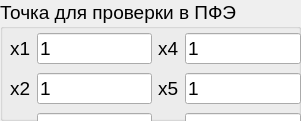
  <widget class="QGroupBox" name="groupBox_4">
   <property name="geometry">
    <rect>
     <x>1220</x>
     <y>100</y>
     <width>301</width>
     <height>121</height>
    </rect>
   </property>
   <property name="font">
    <font>
     <family>Helvetica</family>
     <pointsize>14</pointsize>
    </font>
   </property>
   <property name="title">
    <string>Точка для проверки в ПФЭ</string>
   </property>
   <widget class="QWidget" name="gridLayoutWidget_5">
    <property name="geometry">
     <rect>
      <x>10</x>
      <y>30</y>
      <width>291</width>
      <height>119</height>
     </rect>
    </property>
    <property name="font">
     <font>
      <family>Helvetica</family>
     </font>
    </property>
    <layout class="QGridLayout" name="gridLayout_8">
     <item row="2" column="2">
      <widget class="QLineEdit" name="line_edit_x3_full">
       <property name="font">
        <font>
         <family>Helvetica</family>
         <pointsize>14</pointsize>
        </font>
       </property>
       <property name="text">
        <string>1</string>
       </property>
      </widget>
     </item>
     <item row="1" column="0">
      <widget class="QLabel" name="label_a_7">
       <property name="font">
        <font>
         <family>Helvetica</family>
         <pointsize>14</pointsize>
        </font>
       </property>
       <property name="text">
        <string notr="true">x2</string>
       </property>
      </widget>
     </item>
     <item row="1" column="2">
      <widget class="QLineEdit" name="line_edit_x2_full">
       <property name="font">
        <font>
         <family>Helvetica</family>
         <pointsize>14</pointsize>
        </font>
       </property>
       <property name="text">
        <string>1</string>
       </property>
      </widget>
     </item>
     <item row="0" column="2">
      <widget class="QLineEdit" name="line_edit_x1_full">
       <property name="font">
        <font>
         <family>Helvetica</family>
         <pointsize>14</pointsize>
        </font>
       </property>
       <property name="text">
        <string>1</string>
       </property>
      </widget>
     </item>
     <item row="2" column="0">
      <widget class="QLabel" name="label_a_12">
       <property name="font">
        <font>
         <family>Helvetica</family>
         <pointsize>14</pointsize>
        </font>
       </property>
       <property name="text">
        <string notr="true">x3</string>
       </property>
      </widget>
     </item>
     <item row="0" column="0">
      <widget class="QLabel" name="label_a_9">
       <property name="font">
        <font>
         <family>Helvetica</family>
         <pointsize>14</pointsize>
        </font>
       </property>
       <property name="text">
        <string notr="true">x1</string>
       </property>
      </widget>
     </item>
     <item row="2" column="4">
      <widget class="QLineEdit" name="line_edit_x6_full">
       <property name="font">
        <font>
         <family>Helvetica</family>
         <pointsize>14</pointsize>
        </font>
       </property>
       <property name="text">
        <string>1</string>
       </property>
      </widget>
     </item>
     <item row="2" column="3">
      <widget class="QLabel" name="label_a_15">
       <property name="font">
        <font>
         <family>Helvetica</family>
         <pointsize>14</pointsize>
        </font>
       </property>
       <property name="text">
        <string notr="true">x6</string>
       </property>
      </widget>
     </item>
     <item row="1" column="4">
      <widget class="QLineEdit" name="line_edit_x5_full">
       <property name="font">
        <font>
         <family>Helvetica</family>
         <pointsize>14</pointsize>
        </font>
       </property>
       <property name="text">
        <string>1</string>
       </property>
      </widget>
     </item>
     <item row="1" column="3">
      <widget class="QLabel" name="label_a_14">
       <property name="font">
        <font>
         <family>Helvetica</family>
         <pointsize>14</pointsize>
        </font>
       </property>
       <property name="text">
        <string notr="true">x5</string>
       </property>
      </widget>
     </item>
     <item row="0" column="4">
      <widget class="QLineEdit" name="line_edit_x4_full">
       <property name="font">
        <font>
         <family>Helvetica</family>
         <pointsize>14</pointsize>
        </font>
       </property>
       <property name="text">
        <string>1</string>
       </property>
      </widget>
     </item>
     <item row="0" column="3">
      <widget class="QLabel" name="label_a_13">
       <property name="font">
        <font>
         <family>Helvetica</family>
         <pointsize>14</pointsize>
        </font>
       </property>
       <property name="text">
        <string notr="true">x4</string>
       </property>
      </widget>
     </item>
    </layout>
   </widget>
  </widget>
